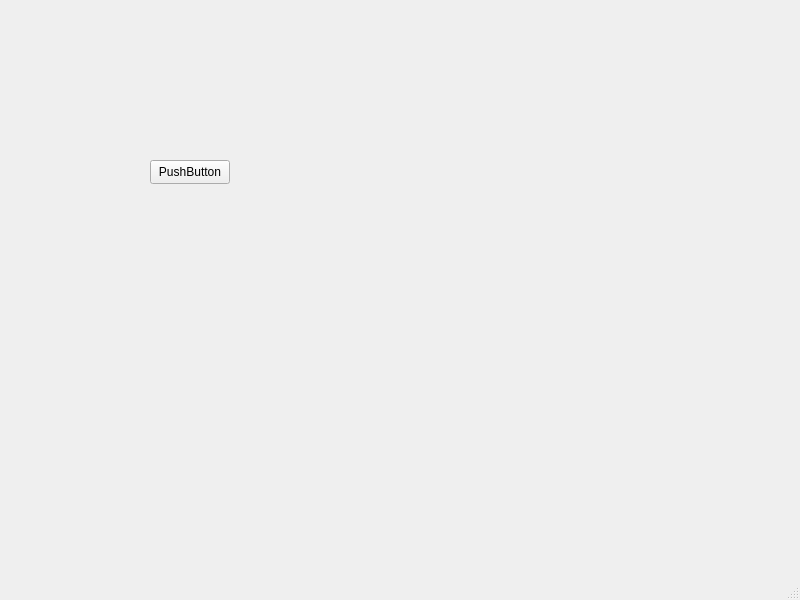
<?xml version="1.0" encoding="UTF-8"?>
<ui version="4.0">
 <class>MainWindow</class>
 <widget class="QMainWindow" name="MainWindow">
  <property name="geometry">
   <rect>
    <x>0</x>
    <y>0</y>
    <width>800</width>
    <height>600</height>
   </rect>
  </property>
  <property name="windowTitle">
   <string>MainWindow</string>
  </property>
  <widget class="QWidget" name="centralwidget">
   <widget class="QPushButton" name="pushButton">
    <property name="geometry">
     <rect>
      <x>150</x>
      <y>160</y>
      <width>80</width>
      <height>24</height>
     </rect>
    </property>
    <property name="text">
     <string>PushButton</string>
    </property>
   </widget>
  </widget>
  <widget class="QMenuBar" name="menubar">
   <property name="geometry">
    <rect>
     <x>0</x>
     <y>0</y>
     <width>800</width>
     <height>21</height>
    </rect>
   </property>
  </widget>
  <widget class="QStatusBar" name="statusbar"/>
 </widget>
 <resources/>
 <connections/>
</ui>
